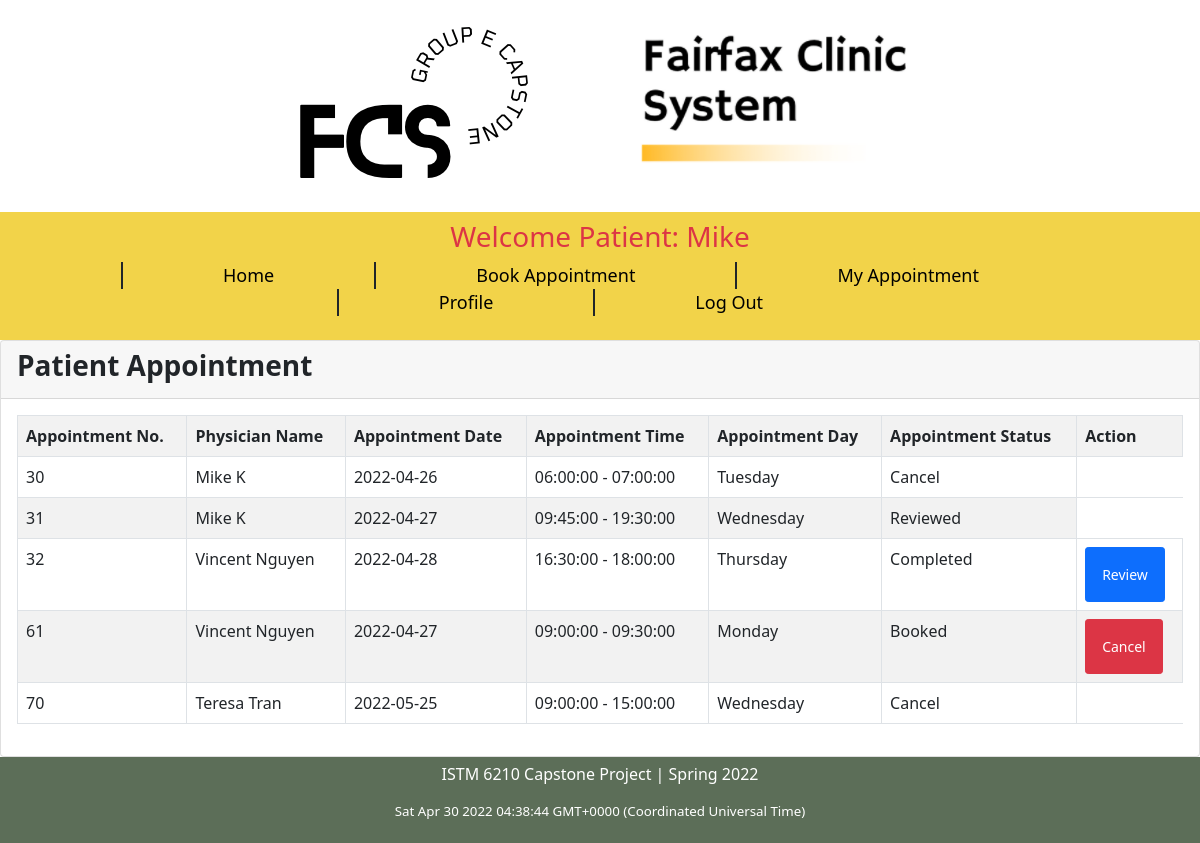
/my_appointment2.php (signed in), run on the app's committed database.
### tables this page shows
CREATE TABLE `appointment` (
  `id` int(6) UNSIGNED NOT NULL,
  `service` varchar(100) NOT NULL,
  `other` varchar(100) NOT NULL,
  `patient_Id` int(11) NOT NULL,
  `physician_schedule_id` int(11) NOT NULL,
  `created_at` datetime NOT NULL DEFAULT CURRENT_TIMESTAMP
);

CREATE TABLE `physician` (
  `id` int(25) NOT NULL,
  `first_name` varchar(50) NOT NULL,
  `last_name` varchar(50) NOT NULL,
  `middle_name` varchar(50) NOT NULL,
  `email` varchar(125) NOT NULL,
  `password` varchar(125) NOT NULL,
  `degree` varchar(100) NOT NULL,
  `phone_number` varchar(125) NOT NULL,
  `dob` date NOT NULL,
  `speciality` varchar(125) NOT NULL,
  `created_at` datetime NOT NULL DEFAULT CURRENT_TIMESTAMP
);

CREATE TABLE `physician_schedule` (
  `id` int(25) NOT NULL,
  `physician_id` int(25) NOT NULL,
  `appt_date` date NOT NULL,
  `start_time` time NOT NULL,
  `appt_end_time` time NOT NULL,
  `appt_day` enum('Monday','Tuesday','Wednesday','Thursday','Friday','Saturday','Sunday') NOT NULL,
  `appt_status` enum('Completed','Booked','Cancel','In Process','Reviewed') NOT NULL,
  `created_at` datetime NOT NULL DEFAULT CURRENT_TIMESTAMP
);

### my_appointment2.php (the view, shortened to what this page needs)
<?php
include_once('header.php');
require_once './includes/dbh.inc.php';
  $patient_id = $_SESSION["patientID"];
  $query = "SELECT ps.id as psid ,apt.id, phy.first_name, phy.last_name,
  ps.appt_date, ps.start_time, ps.appt_end_time, ps.appt_day,
  ps.appt_status from appointment apt
  INNER join patient p on p.id = apt.patient_Id
  INNER JOIN physician_schedule ps on ps.id = apt.physician_schedule_id
  INNER join physician phy on ps.physician_id = phy.id
  where p.id=$patient_id and appt_status in ('Booked','Cancel','Completed','Reviewed');";
  $query_run = mysqli_query($conn, $query);
?>
<body>
<div class="card">
			      		<div class="card-header"><h3><b>Patient Appointment</b></h3></div>
			      		<div class="card-body">
		      				<div class="table-responsive">
		      					<table class="table table-striped table-bordered">
		      						<tr>
										<th>Appointment No.</th>
										<th>Physician Name</th>
										<th>Appointment Date</th>
										<th>Appointment Time</th>
										<th>Appointment Day</th>
										<th>Appointment Status</th>
										<th>Action</th>
		      						</tr>
                      <?php
                        while($row = mysqli_fetch_assoc($query_run)){
		      							echo '
		      							<tr>
                                              <td>'.$row["id"].'</td>
		      								<td>'.$row["first_name"].' '.$row["last_name"].'</td>
											<td>'.$row["appt_date"].'</td>
											<td>'.$row["start_time"].' - '.$row["appt_end_time"].'</td>
		      								<td>'.$row["appt_day"].'</td>
                                           <td>'.$row["appt_status"].'</td>
                                          ';
                                        if ( $row["appt_status"]=="Booked")
                                          echo '
                                        <td><button type="button" name="cancel_appointment" class="btn btn-danger btn-sm p-3 cancel_appointment" data-id="'.$row["psid"].'">Cancel</button></td>';
                                        if ( $row["appt_status"]=="Completed")
                                        echo '
                                        <td><button type="button" name="review_appointment" class="btn btn-primary btn-sm p-3 review_appointment"
                                        data-psId="'.$row["psid"].'"
                                        >Review</button></td>';
                                        echo '
                                        </tr>
                                        ';
		      						}
		      						?>
		      					</table>
		      				</div>
		      			</div>
            </div>
</body>
<?php
    include_once('footer.php');
?>

### css/Appointment.css (style rules this page uses)
body { font-family: Segoe, "Segoe UI", "DejaVu Sans", "Trebuchet MS", Verdana, sans-serif; margin: 0; }

### css/Home_Patient.css (style rules this page uses)
* { box-sizing: border-box; }
body { font-family: Segoe, "Segoe UI", "DejaVu Sans", "Trebuchet MS", Verdana, sans-serif; margin: 0; }

### data on the page
appointment: id "30", physician.first_name "Mike", physician.last_name "K", physician_schedule.appt_date "2022-04-26", physician_schedule.start_time "06:00:00", physician_schedule.appt_end_time "07:00:00", physician_schedule.appt_day "Tuesday", physician_schedule.appt_status "Cancel"
appointment: id "31", physician.first_name "Mike", physician.last_name "K", physician_schedule.appt_date "2022-04-27", physician_schedule.start_time "09:45:00", physician_schedule.appt_end_time "19:30:00", physician_schedule.appt_day "Wednesday", physician_schedule.appt_status "Reviewed"
appointment: id "32", physician.first_name "Vincent", physician.last_name "Nguyen", physician_schedule.appt_date "2022-04-28", physician_schedule.start_time "16:30:00", physician_schedule.appt_end_time "18:00:00", physician_schedule.appt_day "Thursday", physician_schedule.appt_status "Completed"
appointment: id "61", physician.first_name "Vincent", physician.last_name "Nguyen", physician_schedule.appt_date "2022-04-27", physician_schedule.start_time "09:00:00", physician_schedule.appt_end_time "09:30:00", physician_schedule.appt_day "Monday", physician_schedule.appt_status "Booked"
appointment: id "70", physician.first_name "Teresa", physician.last_name "Tran", physician_schedule.appt_date "2022-05-25", physician_schedule.start_time "09:00:00", physician_schedule.appt_end_time "15:00:00", physician_schedule.appt_day "Wednesday", physician_schedule.appt_status "Cancel"

### other printed values
$_SESSION["patientName"] "Mike"
